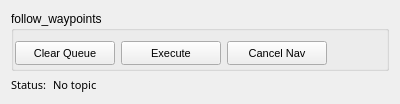
<?xml version="1.0" encoding="UTF-8"?>
<ui version="4.0">
 <class>follow_waypoints_config</class>
 <widget class="QWidget" name="follow_waypoints_config">
  <property name="geometry">
   <rect>
    <x>0</x>
    <y>0</y>
    <width>400</width>
    <height>96</height>
   </rect>
  </property>
  <property name="windowTitle">
   <string>Form</string>
  </property>
  <property name="styleSheet">
   <string notr="true"/>
  </property>
  <layout class="QFormLayout" name="formLayout">
   <item row="2" column="0">
    <widget class="QLabel" name="status_label">
     <property name="font">
      <font>
       <family>Sans Serif</family>
       <pointsize>8</pointsize>
      </font>
     </property>
     <property name="text">
      <string>Status:</string>
     </property>
    </widget>
   </item>
   <item row="2" column="1">
    <widget class="QLabel" name="status">
     <property name="font">
      <font>
       <family>Sans Serif</family>
       <pointsize>8</pointsize>
      </font>
     </property>
     <property name="styleSheet">
      <string notr="true"/>
     </property>
     <property name="text">
      <string>No topic</string>
     </property>
     <property name="wordWrap">
      <bool>true</bool>
     </property>
    </widget>
   </item>
   <item row="1" column="0" colspan="2">
    <widget class="QGroupBox" name="groupBox_3">
     <property name="minimumSize">
      <size>
       <width>0</width>
       <height>60</height>
      </size>
     </property>
     <property name="title">
      <string>follow_waypoints</string>
     </property>
     <property name="alignment">
      <set>Qt::AlignLeading|Qt::AlignLeft|Qt::AlignTop</set>
     </property>
     <widget class="QPushButton" name="pushButtonExecute">
      <property name="geometry">
       <rect>
        <x>110</x>
        <y>30</y>
        <width>100</width>
        <height>24</height>
       </rect>
      </property>
      <property name="sizePolicy">
       <sizepolicy hsizetype="Preferred" vsizetype="Preferred">
        <horstretch>0</horstretch>
        <verstretch>0</verstretch>
       </sizepolicy>
      </property>
      <property name="minimumSize">
       <size>
        <width>100</width>
        <height>0</height>
       </size>
      </property>
      <property name="maximumSize">
       <size>
        <width>110</width>
        <height>16777215</height>
       </size>
      </property>
      <property name="font">
       <font>
        <pointsize>8</pointsize>
       </font>
      </property>
      <property name="toolTip">
       <string>&lt;html&gt;&lt;head/&gt;&lt;body&gt;&lt;p&gt;Start executing the current waypoint queue&lt;/p&gt;&lt;/body&gt;&lt;/html&gt;</string>
      </property>
      <property name="text">
       <string>Execute</string>
      </property>
      <property name="icon">
       <iconset>
        <normaloff>:/images/green-arrow.png</normaloff>:/images/green-arrow.png</iconset>
      </property>
      <property name="checkable">
       <bool>true</bool>
      </property>
     </widget>
     <widget class="QPushButton" name="pushButtonCancelNav">
      <property name="geometry">
       <rect>
        <x>216</x>
        <y>30</y>
        <width>100</width>
        <height>24</height>
       </rect>
      </property>
      <property name="sizePolicy">
       <sizepolicy hsizetype="Preferred" vsizetype="Preferred">
        <horstretch>0</horstretch>
        <verstretch>0</verstretch>
       </sizepolicy>
      </property>
      <property name="minimumSize">
       <size>
        <width>100</width>
        <height>0</height>
       </size>
      </property>
      <property name="maximumSize">
       <size>
        <width>100</width>
        <height>16777215</height>
       </size>
      </property>
      <property name="font">
       <font>
        <pointsize>8</pointsize>
       </font>
      </property>
      <property name="toolTip">
       <string>&lt;html&gt;&lt;head/&gt;&lt;body&gt;&lt;p&gt;Cancel the current goal&lt;/p&gt;&lt;/body&gt;&lt;/html&gt;</string>
      </property>
      <property name="text">
       <string>Cancel Nav</string>
      </property>
      <property name="icon">
       <iconset>
        <normaloff>:/images/remove-icon-th.png</normaloff>:/images/remove-icon-th.png</iconset>
      </property>
      <property name="checkable">
       <bool>true</bool>
      </property>
     </widget>
     <widget class="QPushButton" name="pushButtonClearQueue">
      <property name="geometry">
       <rect>
        <x>4</x>
        <y>30</y>
        <width>100</width>
        <height>24</height>
       </rect>
      </property>
      <property name="sizePolicy">
       <sizepolicy hsizetype="Preferred" vsizetype="Preferred">
        <horstretch>0</horstretch>
        <verstretch>0</verstretch>
       </sizepolicy>
      </property>
      <property name="minimumSize">
       <size>
        <width>100</width>
        <height>0</height>
       </size>
      </property>
      <property name="maximumSize">
       <size>
        <width>65</width>
        <height>16777215</height>
       </size>
      </property>
      <property name="font">
       <font>
        <pointsize>8</pointsize>
       </font>
      </property>
      <property name="toolTip">
       <string>&lt;html&gt;&lt;head/&gt;&lt;body&gt;&lt;p&gt;Clear the current waypoint queue&lt;/p&gt;&lt;/body&gt;&lt;/html&gt;</string>
      </property>
      <property name="text">
       <string>Clear Queue</string>
      </property>
      <property name="icon">
       <iconset>
        <normaloff>:/images/remove-icon-th.png</normaloff>:/images/remove-icon-th.png</iconset>
      </property>
      <property name="checkable">
       <bool>true</bool>
      </property>
     </widget>
    </widget>
   </item>
  </layout>
 </widget>
 <resources/>
 <connections/>
</ui>
